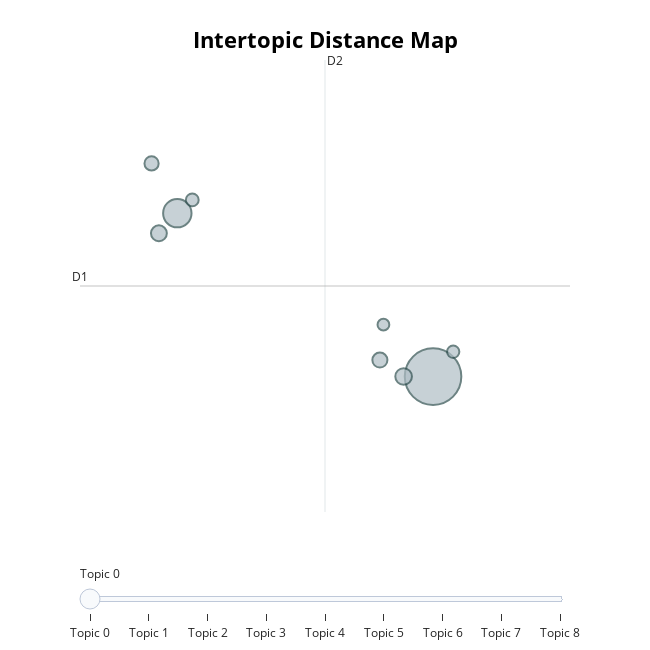

Notebook source saved alongside this figure:
### Code cell
model.visualize_topics()

### Figure 1 — Plotly figure (JSON) as saved in the notebook; plotly's stock layout.template omitted (floating-point values rounded to 4 significant figures)
{"data": [{"customdata": [[0, "watch | great | film | like | character", 254], [1, "awful | bad | stupid | even | thought", 64], [2, "give | like | social | blew | outlet", 22], [3, "waste | time | garbage | dont | trash", 20], [4, "recommend | definitely | worth | check | advise", 18], [5, "plot | line | doesnt | didnt | way", 16], [6, "spoiler | wont | dont | disappointment | forget", 13], [7, "act | balance | least | however | mountain", 12], [8, "rent | paid | scale | rate | much", 11]], "hovertemplate": "<b>Topic %{customdata[0]}</b><br>%{customdata[1]}<br>Size: %{customdata[2]}", "legendgroup": "", "marker": {"color": "#B0BEC5", "line": {"color": "DarkSlateGrey", "width": 2}, "size": [254, 64, 22, 20, 18, 16, 13, 12, 11], "sizemode": "area", "sizeref": 0.1588, "symbol": "circle"}, "mode": "markers", "name": "", "orientation": "v", "showlegend": false, "type": "scatter", "x": [17.97, 11.91, 17.28, 11.48, 16.71, 11.3, 12.27, 18.45, 16.8], "xaxis": "x", "y": [-11.21, -9.182, -11.21, -9.432, -11.01, -8.564, -9.017, -10.9, -10.57], "yaxis": "y"}], "layout": {"annotations": [{"showarrow": false, "text": "D1", "x": 9.608, "y": -10.09, "yshift": 10}, {"showarrow": false, "text": "D2", "x": 15.41, "xshift": 10, "y": -7.279}], "height": 650, "hoverlabel": {"bgcolor": "white", "font": {"family": "Rockwell", "size": 16}}, "legend": {"itemsizing": "constant", "tracegroupgap": 0}, "margin": {"t": 60}, "shapes": [{"line": {"color": "#CFD8DC", "width": 2}, "type": "line", "x0": 15.41, "x1": 15.41, "y0": -12.89, "y1": -7.279}, {"line": {"color": "#9E9E9E", "width": 2}, "type": "line", "x0": 9.608, "x1": 21.22, "y0": -10.09, "y1": -10.09}], "sliders": [{"active": 0, "pad": {"t": 50}, "steps": [{"args": [{"marker.color": [["red", "#B0BEC5", "#B0BEC5", "#B0BEC5", "#B0BEC5", "#B0BEC5", "#B0BEC5", "#B0BEC5", "#B0BEC5"]]}], "label": "Topic 0", "method": "update"}, {"args": [{"marker.color": [["#B0BEC5", "red", "#B0BEC5", "#B0BEC5", "#B0BEC5", "#B0BEC5", "#B0BEC5", "#B0BEC5", "#B0BEC5"]]}], "label": "Topic 1", "method": "update"}, {"args": [{"marker.color": [["#B0BEC5", "#B0BEC5", "red", "#B0BEC5", "#B0BEC5", "#B0BEC5", "#B0BEC5", "#B0BEC5", "#B0BEC5"]]}], "label": "Topic 2", "method": "update"}, {"args": [{"marker.color": [["#B0BEC5", "#B0BEC5", "#B0BEC5", "red", "#B0BEC5", "#B0BEC5", "#B0BEC5", "#B0BEC5", "#B0BEC5"]]}], "label": "Topic 3", "method": "update"}, {"args": [{"marker.color": [["#B0BEC5", "#B0BEC5", "#B0BEC5", "#B0BEC5", "red", "#B0BEC5", "#B0BEC5", "#B0BEC5", "#B0BEC5"]]}], "label": "Topic 4", "method": "update"}, {"args": [{"marker.color": [["#B0BEC5", "#B0BEC5", "#B0BEC5", "#B0BEC5", "#B0BEC5", "red", "#B0BEC5", "#B0BEC5", "#B0BEC5"]]}], "label": "Topic 5", "method": "update"}, {"args": [{"marker.color": [["#B0BEC5", "#B0BEC5", "#B0BEC5", "#B0BEC5", "#B0BEC5", "#B0BEC5", "red", "#B0BEC5", "#B0BEC5"]]}], "label": "Topic 6", "method": "update"}, {"args": [{"marker.color": [["#B0BEC5", "#B0BEC5", "#B0BEC5", "#B0BEC5", "#B0BEC5", "#B0BEC5", "#B0BEC5", "red", "#B0BEC5"]]}], "label": "Topic 7", "method": "update"}, {"args": [{"marker.color": [["#B0BEC5", "#B0BEC5", "#B0BEC5", "#B0BEC5", "#B0BEC5", "#B0BEC5", "#B0BEC5", "#B0BEC5", "red"]]}], "label": "Topic 8", "method": "update"}]}], "title": {"font": {"color": "Black", "size": 22}, "text": "<b>Intertopic Distance Map</b>", "x": 0.5, "xanchor": "center", "y": 0.95, "yanchor": "top"}, "width": 650, "xaxis": {"anchor": "y", "domain": [0, 1], "range": [9.608, 21.22], "title": {"text": ""}, "visible": false}, "yaxis": {"anchor": "x", "domain": [0, 1], "range": [-12.89, -7.279], "title": {"text": ""}, "visible": false}}}
